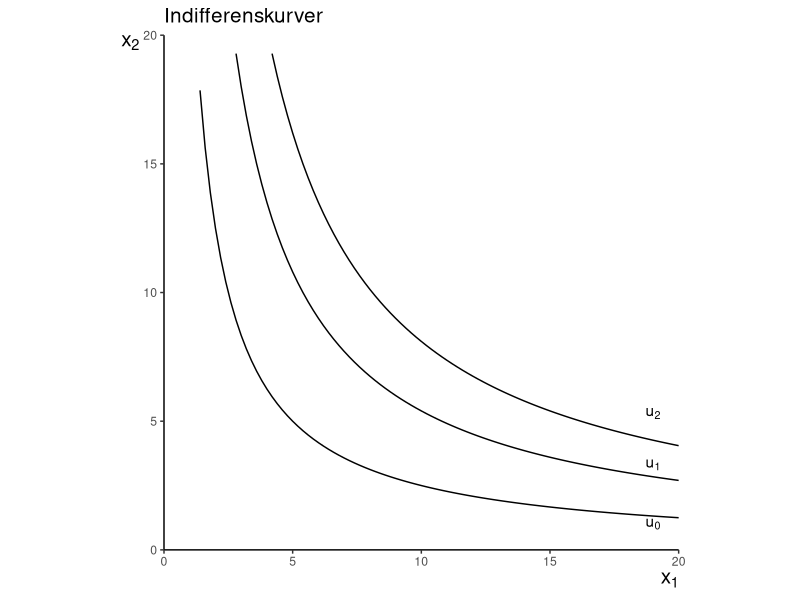
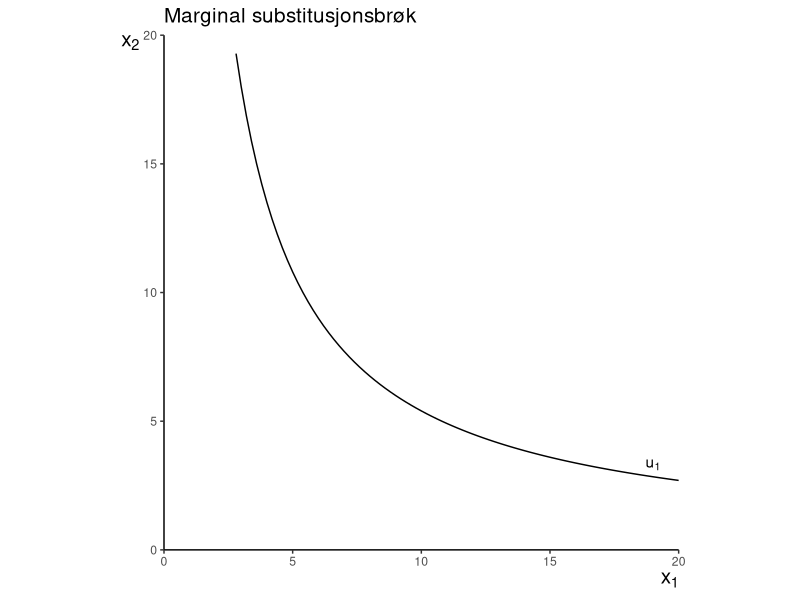
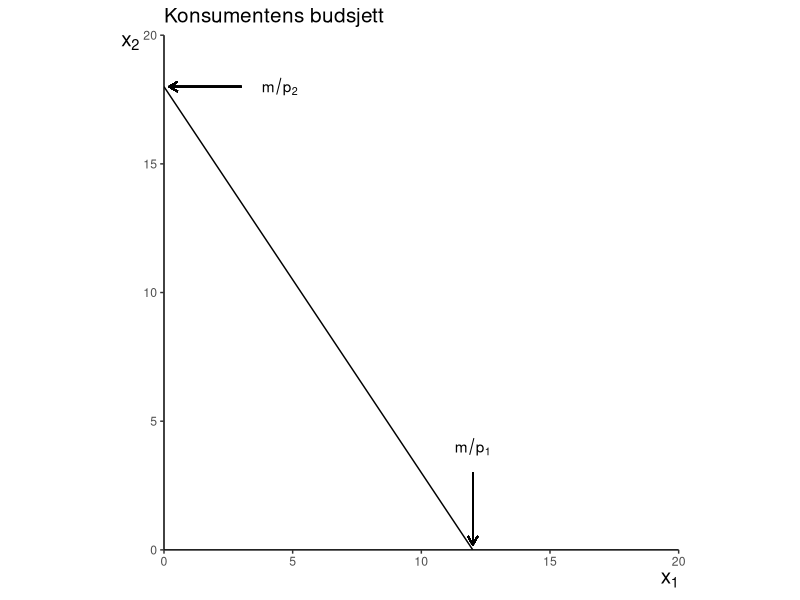
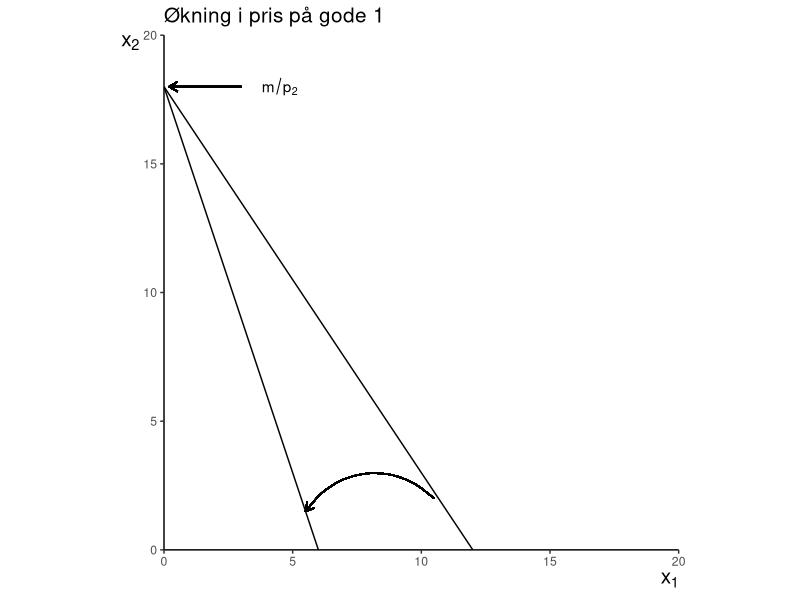
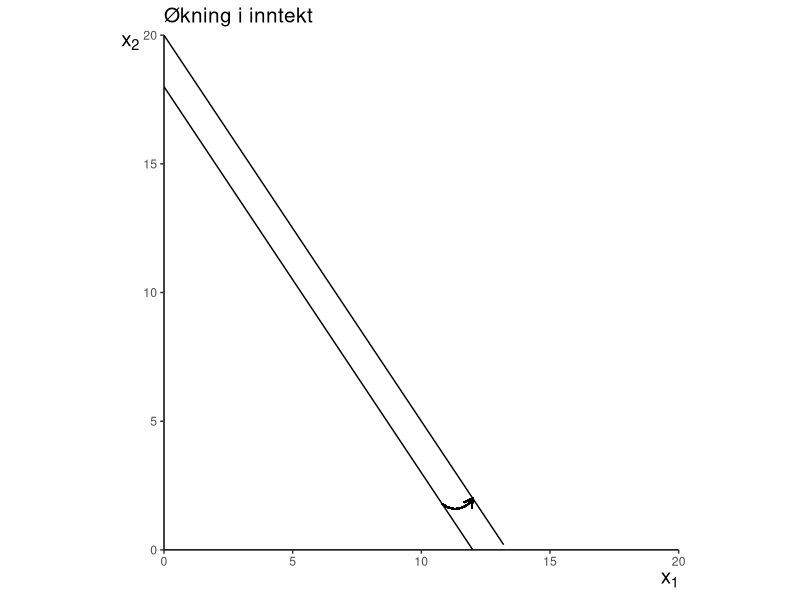
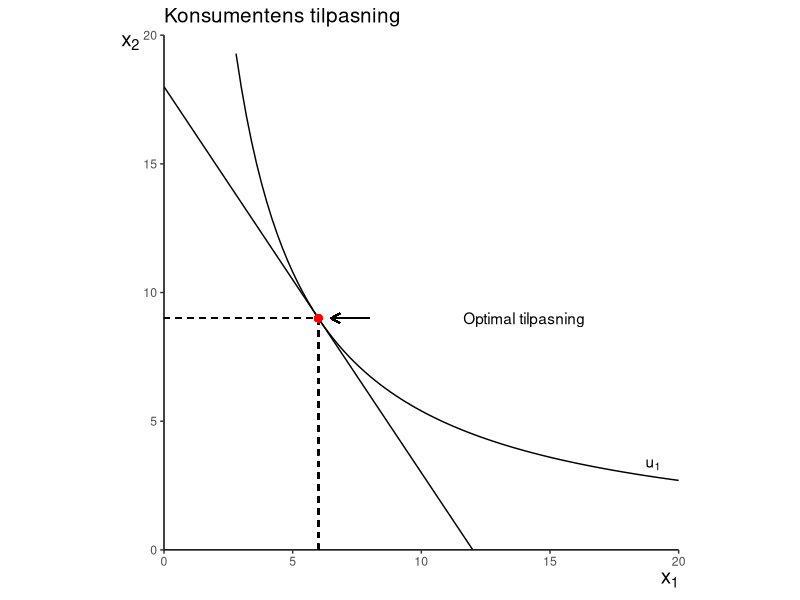
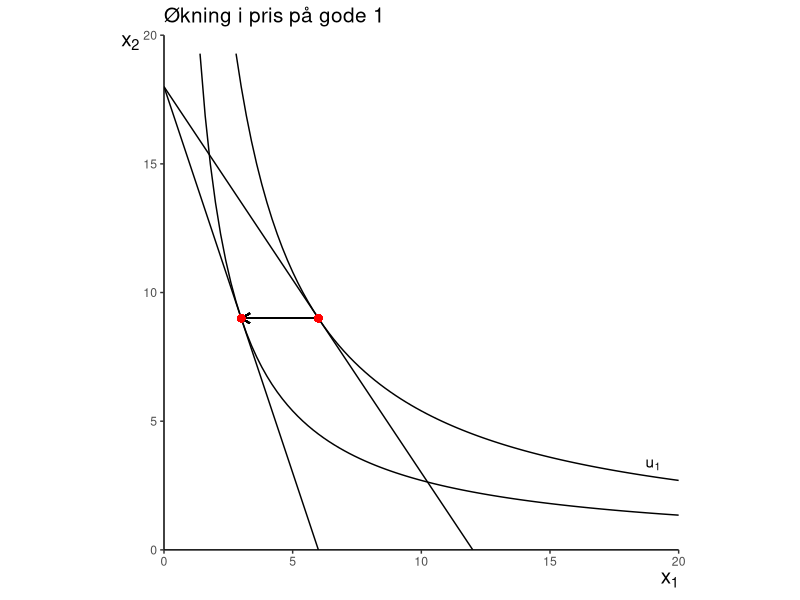
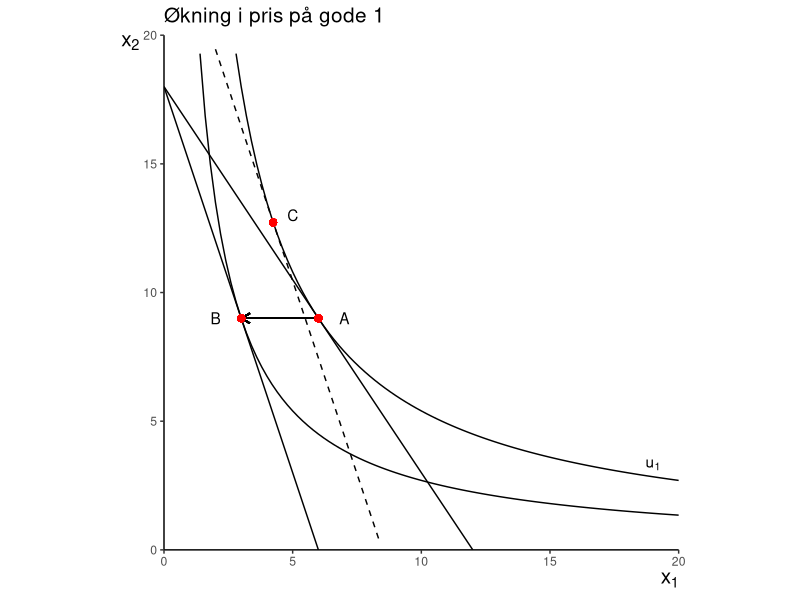

Recreate these plots in R, in order.
## ---- chunk 1
#| warnings : false
rm(list = ls())

suppressPackageStartupMessages(library(tidyverse))


# vi lager oss noen tall for x1-variabelen

x_1 <- seq(0, 20, by = .001)

# gjør om til data frame

df <- data.frame(x_1)

#lag aksen for tegningen

axes_1 <- ggplot(df, aes(x_1))+
  labs(x=expression(x[1]), y=expression(x[2]))+
  theme(axis.title = element_text(size = 15),
        plot.title = element_text(size = 15),
        panel.background = element_blank(), # hvit bakgrunn
        axis.line = element_line(colour = "black"), # sett inn akselinjer
        axis.title.x = element_text(hjust = 1),
        axis.title.y = element_text(angle = 0, vjust = 1, hjust=1))+ # juster labels på aksene  
  coord_fixed(ratio = 1)+ # lik skala for x og y aksen
  scale_x_continuous(limits = c(0, 20), expand = c(0, 0))+
  scale_y_continuous(limits = c(0, 20), expand = c(0, 0)) # begrense aksene
# og sikre at akselinjene møttes i (0,0).

# nyttefunkjsonen som brukes U=x1^.5x2^.5 (Cobb-Douglas)

# vi angir noen indifferenskurver

I_0 <- function(x_1) (5^2)/x_1 # nyttenivå 5
I_1 <- function(x_1) (7.3485^2)/x_1 # nytte=7.3485
I_2 <- function(x_1) (9^2)/x_1 # nytte =9

figur_1 <- axes_1 + labs(title="Indifferenskurver")+
  stat_function(df,
        fun=I_0,
        mapping = aes()
        ) +
  stat_function(df,
                fun=I_1,
                mapping = aes()
  ) +
  stat_function(df,
                fun=I_2,
                mapping = aes()
  )+
  annotate("text",x=19,y=1, label=expression(u[0]))+
  annotate("text",x=19,y=3.3, label=expression(u[1]))+
  annotate("text",x=19,y=5.3, label=expression(u[2]))

figur_1
## ---- chunk 2

figur_2 <- axes_1+
  labs(title="Marginal substitusjonsbrøk")+
  stat_function(df,
                fun=I_1,
                mapping = aes()
  )+
  annotate("text",x=19,y=3.3, label=expression(u[1]))


#+
 # geom_segment(aes(x=0, y=17.9, xend=10.8, yend=0))+
#  geom_segment(aes(x=5, y=0, xend=5, yend=9.8), linetype="dashed")+
 # geom_segment(aes(x=0, y=9.8, xend=5, yend=9.8), linetype="dashed")
  

figur_2
## ---- chunk 3
# p1=1.5 p2=1, m=18

buds_0 <- function(x_1) 18-1.5*x_1

figur_3 <- axes_1+
  labs(title="Konsumentens budsjett")+
  stat_function(df,
                fun=buds_0,
                mapping = aes()
  )+
  annotate("text",x=4.5,y=18, label=expression(m/p[2]))+
  geom_segment(aes(x=3, y=18, xend=.2, yend=18),
               arrow = arrow(length = unit(0.25, "cm")))+
  annotate("text",x=12,y=4., label=expression(m/p[1]))+
  geom_segment(aes(x=12, y=3, xend=12, yend=.2),
               arrow = arrow(length = unit(0.25, "cm")))

figur_3
## ---- chunk 4

# øker p1 til 3
buds_1 <-  function(x_1) 18-3*x_1

figur_4 <- axes_1+
  labs(title="Økning i pris på gode 1")+
  stat_function(df,
                fun=buds_0,
                mapping = aes()
  )+
   stat_function(df,
                fun=buds_1,
                mapping = aes()
  )+
  annotate("text",x=4.5,y=18, label=expression(m/p[2]))+
  geom_segment(aes(x=3, y=18, xend=.2, yend=18),
               arrow = arrow(length = unit(0.25, "cm")))+
  geom_curve(aes(x=10.5, y=2, xend=5.5, yend=1.5),
               arrow = arrow(length = unit(0.25, "cm")))

figur_4
## ---- chunk 5

# øke inntekt til 20
buds_2 <-  function(x_1) 20-1.5*x_1

figur_5 <- axes_1+
  labs(title="Økning i inntekt")+
  stat_function(df,
                fun=buds_0,
                mapping = aes()
  )+
   stat_function(df,
                fun=buds_2,
                mapping = aes()
  )+
  geom_curve(aes(x=10.8, y=1.8, xend=12, yend=2),
               arrow = arrow(length = unit(0.25, "cm")))

figur_5
## ---- chunk 6

figur_6 <- axes_1+
  labs(title="Konsumentens tilpasning")+
  stat_function(df,
                fun=I_1,
                mapping = aes()
  )+
  stat_function(df,
                fun=buds_0,
                mapping = aes()
  )+
  annotate("text",x=19,y=3.3, label=expression(u[1]))+
  geom_segment(aes(x=6, y=0, xend=6, yend=9), linetype="dashed")+
  geom_segment(aes(x=0, y=9, xend=6, yend=9), linetype="dashed")+
  annotate("text",x=14,y=9, label="Optimal tilpasning")+
  geom_segment(aes(x=8, y=9, xend=6.5, yend=9),
               arrow = arrow(length = unit(0.25, "cm")))+
  geom_point(aes(x = 6, y = 9), color = "red", size = 2)
  

figur_6

# løsning x1=6 x2=9
## ---- chunk 7
# øk pris på p1 til 3

I_ny <- function(x_1) (5.196^2)/x_1 # nyttenivå 5.196
figur_7 <- axes_1+
  labs(title="Økning i pris på gode 1")+
  stat_function(df,
                fun=I_1,
                mapping = aes()
  )+
  stat_function(df,
                fun=I_ny,
                mapping = aes()
  )+
  stat_function(df,
                fun=buds_0,
                mapping = aes()
  )+
  stat_function(df,
                fun=buds_1,
                mapping = aes()
  )+
  annotate("text",x=19,y=3.3, label=expression(u[1]))+
  geom_segment(aes(x=6, y=9, xend=3, yend=9),
               arrow = arrow(length = unit(0.25, "cm")))+
  geom_point(aes(x = 6, y = 9), color = "red", size = 2)+
  geom_point(aes(x = 3, y = 9), color = "red", size = 2)
  

figur_7

# ny tilpasning x1=3 x2=9
## ---- chunk 8
fikt_bud <- function(x_1) 25.456-3*x_1

figur_8 <- figur_7+
  stat_function(df,
                fun=fikt_bud,
                mapping = aes(), linetype="dashed"
  )+
  annotate("text",x=7,y=9, label="A")+
  annotate("text",x=2,y=9, label="B")+
  annotate("text",x=5,y=13, label="C")+
  geom_point(aes(x = 6, y = 9), color = "red", size = 2)+
  geom_point(aes(x = 3, y = 9), color = "red", size = 2)+
  geom_point(aes(x = 4.24, y = 12.728), color = "red", size = 2)
  

figur_8
## ---- chunk 9
figur_8
## ---- chunk 10
figur_8
